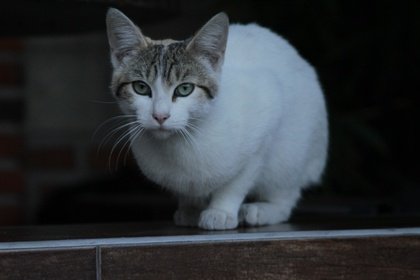
%> input picture img/GATO.jpg, 420 x 280 px, shrunk from 1280 x 853 before the run
$ octave Histograma.m   (GNU Octave 9; MATLAB toolbox functions it lacks are replaced by stand-ins)
%> lines starting %> are read from the running program, lines starting %| are printed output that depends on the picture
%{
---------------------Histograma-----------------------------
%}
clc,clear all, close all;%Ayuda a limpiar todos los datos
imag=imread('./img/GATO.jpg');%Lee la imagen original
%> imag is the input picture: size 280x420x3 uint8; mean R, G, B 46.4, 50.9, 54.6
[fil,col,capa]=size(imag);%asignar numero de filas, columnas y capa con respecto a la imagen original
%> fil = 280; col = 420; capa = 3
%{
Con este if se busca convertir la imagen a escala de grises dependiendo de
la capa
%}
if capa==3
    ima=colorgris(imag);
end
histograma=zeros(1,256);%El espacio que se mostrara en el histograma
%{
Con este for se sacara el histograma tomando como base la imagen a escala
de grises
%}
for i=1:fil
    for j=1:col
        valor=double(ima(i,j));
        histograma(1,valor+1)=histograma(1,valor+1)+1;
    end
end
%Se muestran las imagenes
figure
subplot(2,2,1),imshow(uint8(imag)),title('Imágen Oirginal');%Se muestra la Imágen Original
subplot(2,2,3),imshow(uint8(ima)),title('Imágen a Grises');%Se muestra la Imágen a Grises
subplot(2,2,4), bar(histograma),title('Histograma');%Se muestra el Histograma

function imagenengris = colorgris(imagencolor)
%{
Esta función toma como argumento una imagen en formato RGB
la transforma a grises de acuerdo al estadar NTSC y la devuelve
como salida
%}
ima = imagencolor; %Asigna la imagen a una variable interna en la función
TAM = size(ima); % Se obtiene el tambaño del la imagen
%> TAM = [280 420 3]
for i = 1:TAM(1) % Crea un ciclo for para iterar sobre la altura
    for j = 1:TAM(2) %Crea un ciclo for para iterar sobre el ancho
        %Crea un vector con los 3 niveles RGB para un pixel
        vector= [ima(i,j,1),ima(i,j,2),ima(i,j,3)];
        %Multiplica el vector RBG por los factores de conversión estandar
        % del NTSC y se lo asigna a una nueva imagen en la misma posición
        % de la imagen original
        imagenengris(i,j) = double(vector)*[0.299;0.587;0.114];

    end
end
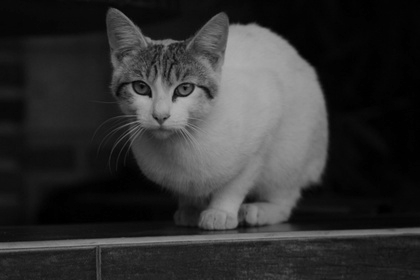
%> imagenengris: size 280x420 double; min 0, max 177.2, mean 50
% Convierte la matriz obtenida por los for en formato sin signo de 8 bits
imagenengris = uint8(imagenengris);
%> imagenengris: size 280x420 uint8
%> after the loop `for i=1:fil`: histograma = 256 values, max 7032 at index 4, min 0 at index 179, mean 459.4
%> `title('Histograma')`:
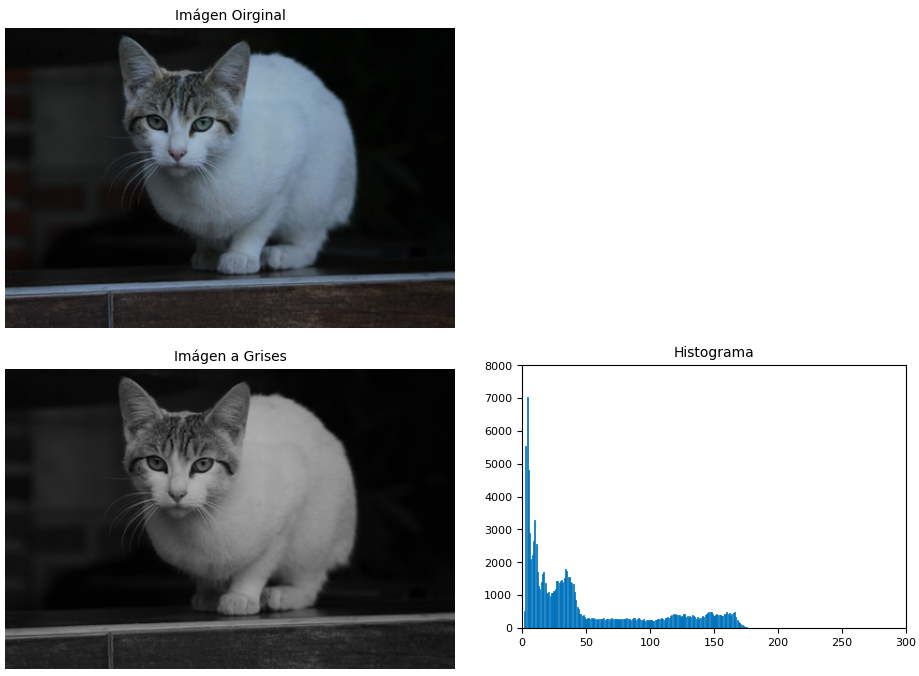
%> figure redrawn from the program's plot data, 3 panels

end

$ run again, with img/flor.jpeg copied over img/GATO.jpg
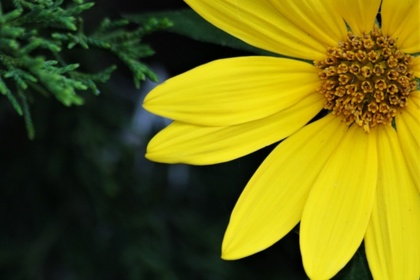
%> input picture img/flor.jpeg, 420 x 280 px, shrunk from 615 x 410 before the run
%> imag is the input picture: size 280x420x3 uint8; mean R, G, B 107.5, 104.1, 19.2
%> after the loop in colorgris, `for i = 1:TAM(1)`:
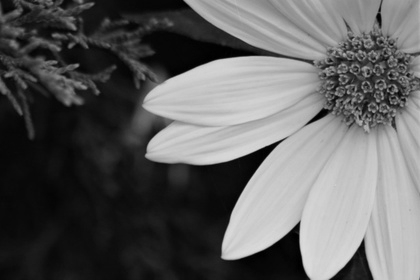
%> imagenengris: size 280x420 double; min 0, max 220.9, mean 95.4
%> after the loop `for i=1:fil`: histograma = 256 values, max 3269 at index 16, min 0 at index 223, mean 459.4
%> `title('Histograma')`:
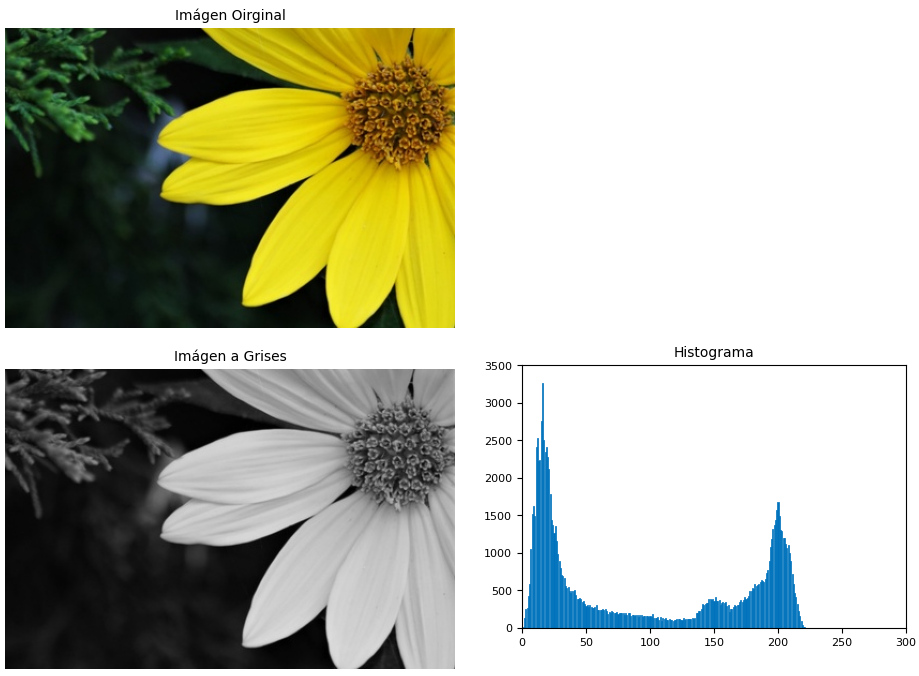
%> figure redrawn from the program's plot data, 3 panels
